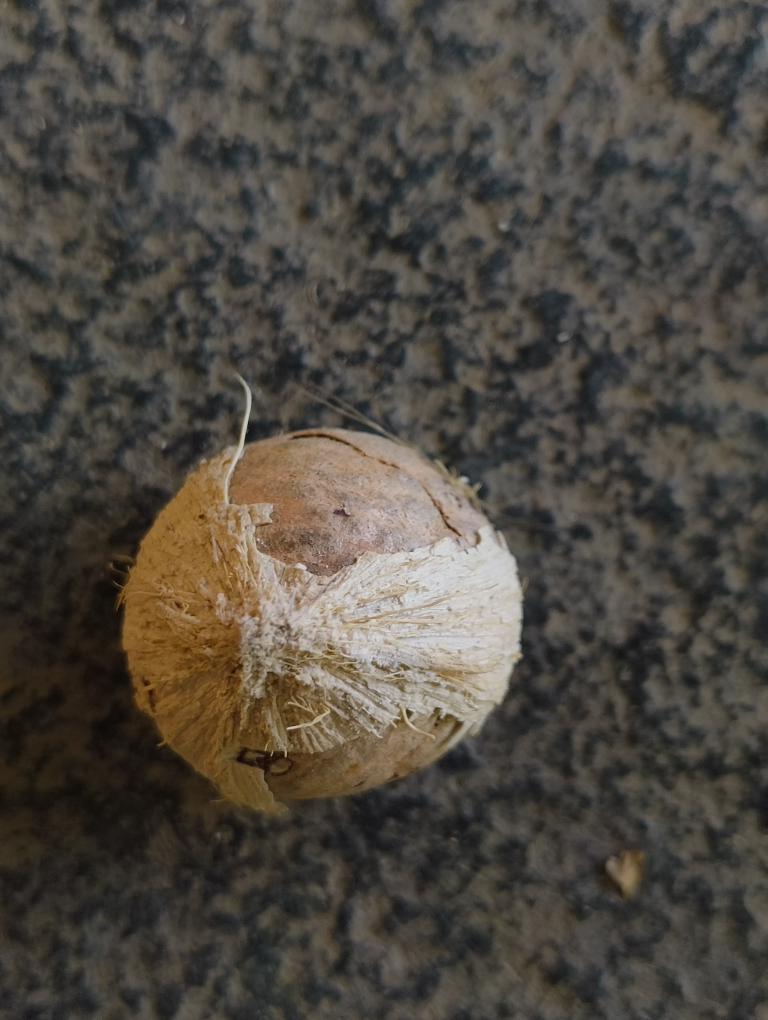
#> input picture classification/example-image.jpg, 3072 x 4080 px (shown at 1/4 size)
$ jupyter execute arecanut_quality_classification.ipynb
#> lines starting #> are read from the running program, lines starting #| are printed output that depends on the picture
[cell 1]
import cv2

exampleimg=cv2.imread("example-image.jpg")
#> exampleimg is the input picture: shape (4080, 3072, 3); mean B, G, R 65.5, 73.3, 78.4
cvimage=cv2.cvtColor(exampleimg,cv2.COLOR_BGR2GRAY)
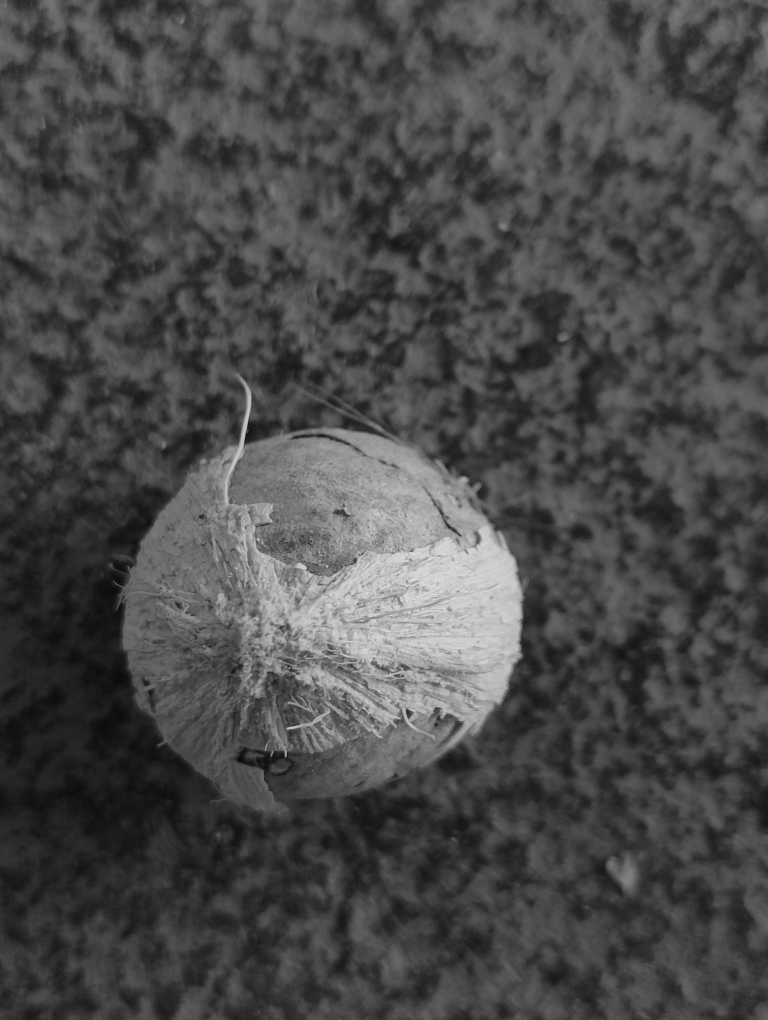
#> cvimage: shape (4080, 3072) (shown at 1/4 size); min 6, max 226, mean 73.9

cv2.namedWindow("window", cv2.WINDOW_NORMAL)
cv2.resizeWindow("window", 400,512 )

print(cvimage.shape)
#| (4080, 3072)

cv2.imshow("window",cvimage)
cv2.waitKey(0)

[cell 2]
import pandas as pd

pd.DataFrame(cvimage.flatten())
#> Out = table of 12533760 rows and 1 columns

# pxlofimage=pd.DataFrame(cvimage)
# pxlofimage

[cell 3]
cvimage2=cv2.imread("example-image.jpg")
cvimage2.shape
#> Out = (4080, 3072, 3)

[cell 4]
cvimage2

[cell 5]
import pandas as pd

df=pd.Series(cvimage2.flatten())
df

[cell 6]
import matplotlib.pyplot as plt

df.plot(kind='hist',bins=50,title='Pixel values')
plt.show()
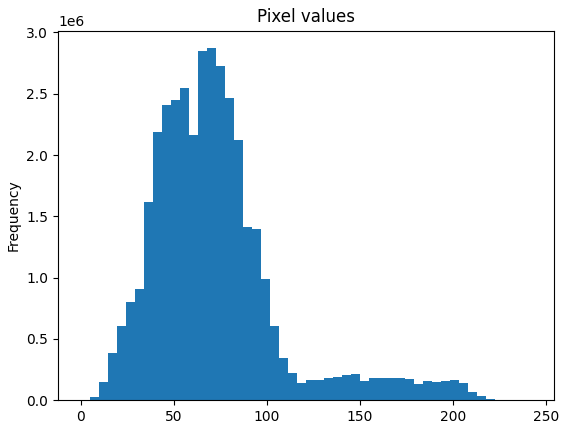
#> figure drawn by matplotlib, 1 panel; tallest bar 2871360 high, from x = 67.76 to 72.6

[cell 7]
fig,axs=plt.subplots(1,3,figsize=(15,5))
axs[0].imshow(cvimage2[:,:,0],cmap='Reds')
axs[1].imshow(cvimage2[:,:,1],cmap='Greens')
axs[2].imshow(cvimage2[:,:,2],cmap='Blues')
plt.show()
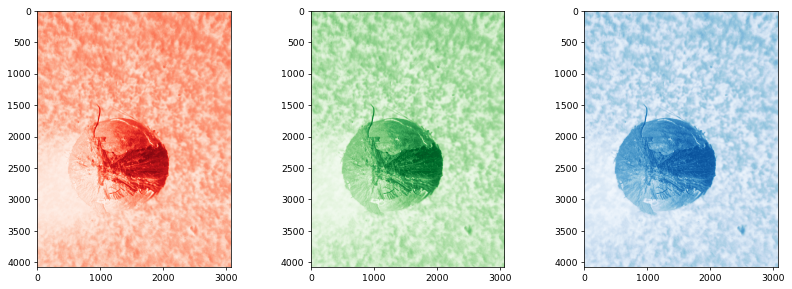
#> figure drawn by matplotlib, 3 panels
